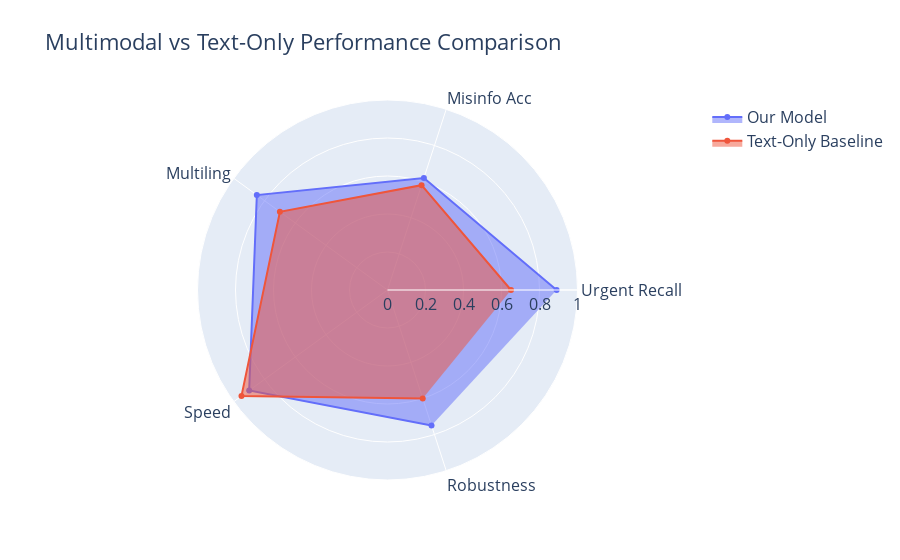

The notebook cell saved with this chart:
### Code cell
import plotly.graph_objects as go

categories = ['Urgent Recall', 'Misinfo Acc', 'Multiling', 'Speed', 'Robustness']

fig = go.Figure()

fig.add_trace(go.Scatterpolar(
      r=[0.89, 0.62, 0.85, 0.90, 0.75],
      theta=categories,
      fill='toself',
      name='Our Model'
))

fig.add_trace(go.Scatterpolar(
      r=[0.65, 0.58, 0.70, 0.95, 0.60],
      theta=categories,
      fill='toself',
      name='Text-Only Baseline'
))

fig.update_layout(
  polar=dict(
    radialaxis=dict(
      visible=True,
      range=[0, 1]
    )),
  title="Multimodal vs Text-Only Performance Comparison",
  font_size=16
)

fig.show()

### Figure 1 — Plotly figure (JSON) as saved in the notebook; plotly's stock layout.template omitted (floating-point values rounded to 4 significant figures)
{"data": [{"fill": "toself", "name": "Our Model", "r": [0.89, 0.62, 0.85, 0.9, 0.75], "theta": ["Urgent Recall", "Misinfo Acc", "Multiling", "Speed", "Robustness"], "type": "scatterpolar"}, {"fill": "toself", "name": "Text-Only Baseline", "r": [0.65, 0.58, 0.7, 0.95, 0.6], "theta": ["Urgent Recall", "Misinfo Acc", "Multiling", "Speed", "Robustness"], "type": "scatterpolar"}], "layout": {"font": {"size": 16}, "polar": {"radialaxis": {"range": [0, 1], "visible": true}}, "title": {"text": "Multimodal vs Text-Only Performance Comparison"}}}
